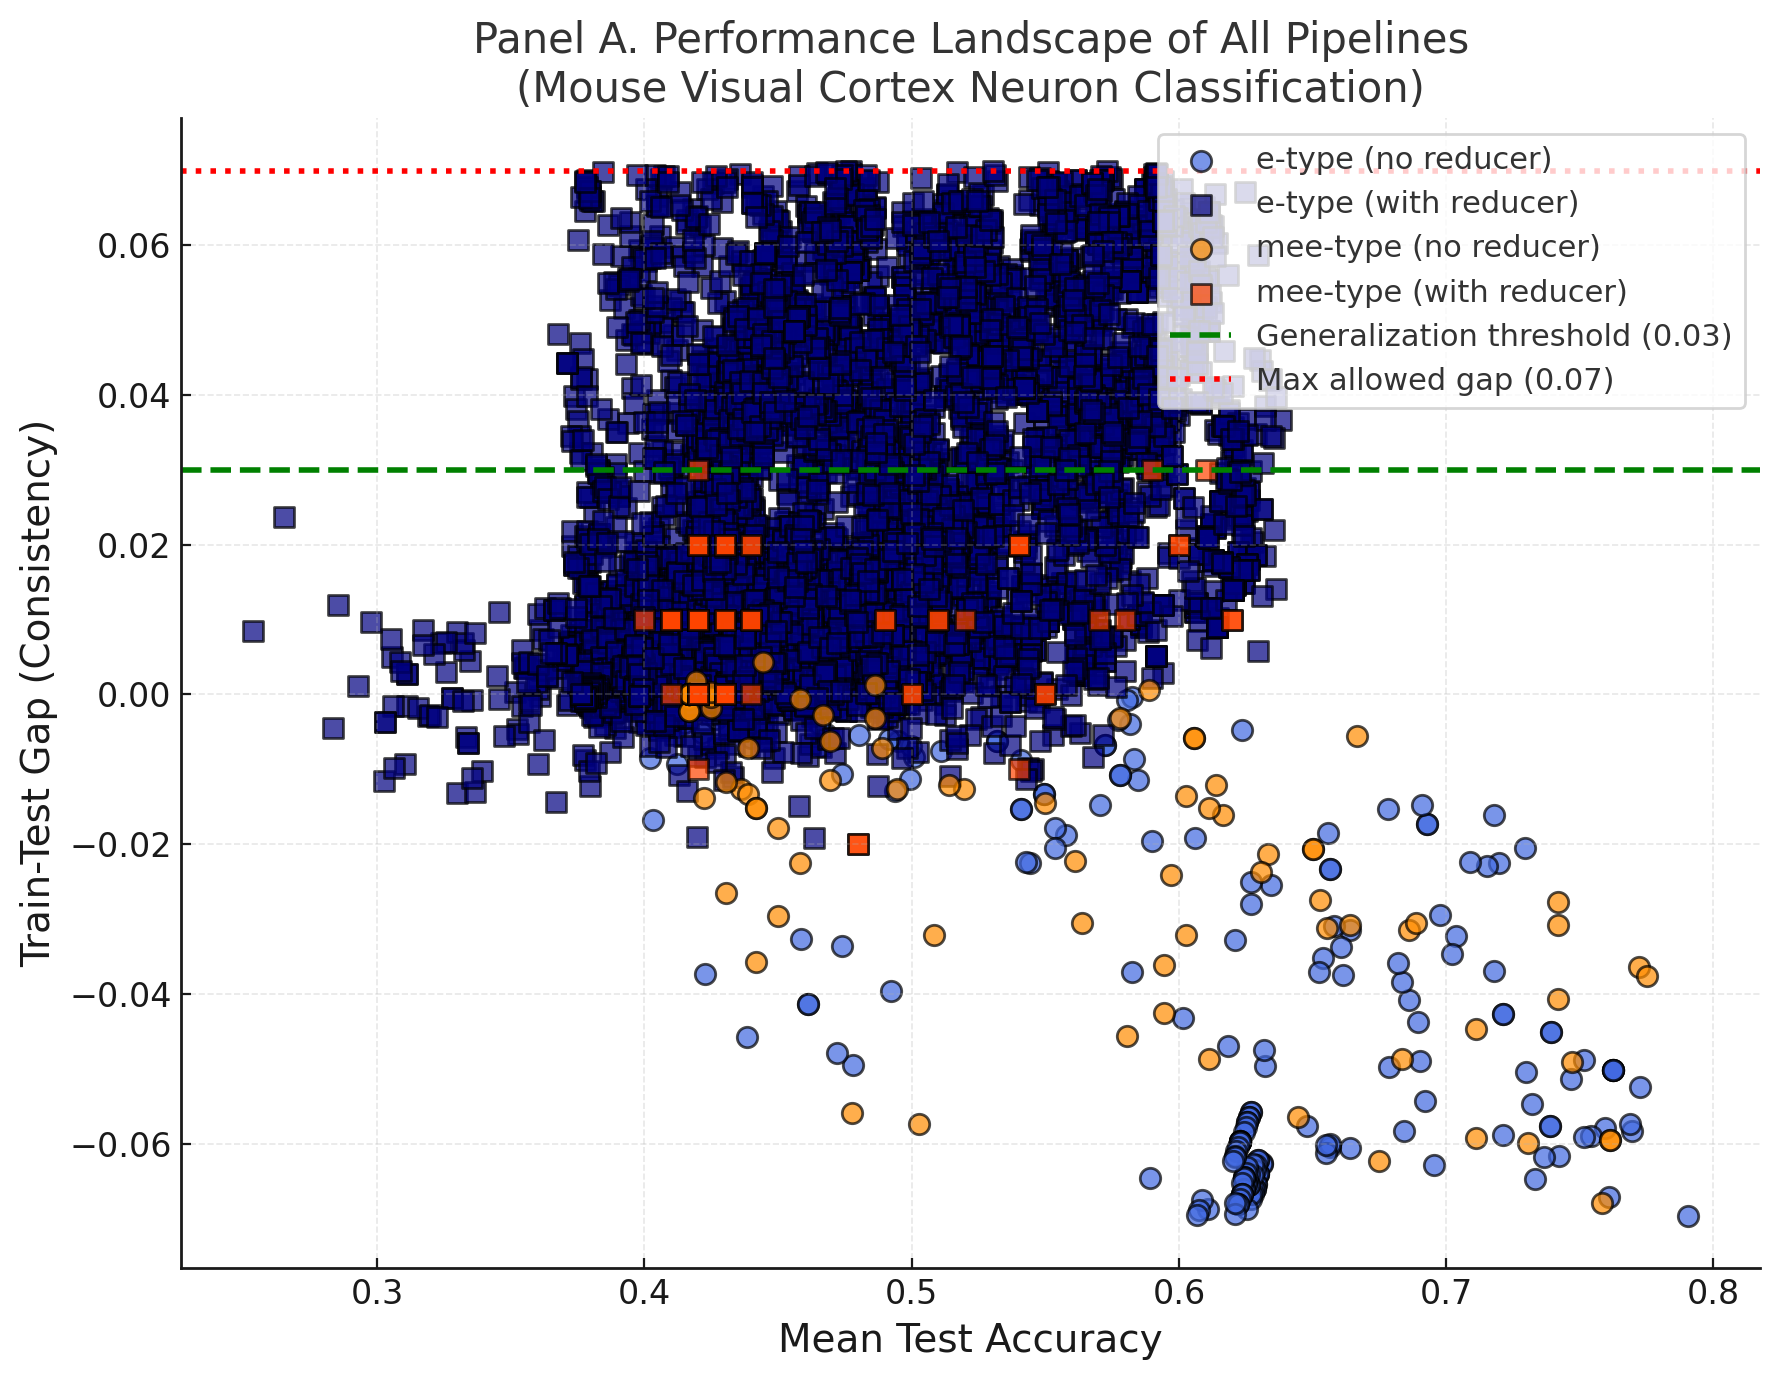

This chart was generated by the following Python code:
import pandas as pd
import matplotlib.pyplot as plt

# --- CHARGEMENT DES DONNÉES ---
excel = pd.ExcelFile("results_figure_2.xlsx")

# Configuration : couleurs, symboles, labels pour chaque condition
config = [
    ("e-type_without_reducer", 'royalblue', 'o', 'e-type (no reducer)'),
    ("e-type_with_reducer", 'navy', 's', 'e-type (with reducer)'),
    ("mee-type_without_reducer", 'darkorange', 'o', 'mee-type (no reducer)'),
    ("mee-type_with_reducer", 'orangered', 's', 'mee-type (with reducer)'),
]

plt.figure(figsize=(9, 7))

# --- SCATTERPLOT : UN GROUPE PAR CONDITION ---
for sheet, color, marker, label in config:
    df = excel.parse(sheet)
    plt.scatter(
        df['mean_test_score'], df['consistency'],
        label=label, alpha=0.7, c=color, marker=marker,
        edgecolor='k', s=54
    )

# --- LIGNES SEUILS ---
plt.axhline(0.03, color='green', linestyle='--', linewidth=2, label='Generalization threshold (0.03)')
plt.axhline(0.07, color='red', linestyle=':', linewidth=2, label='Max allowed gap (0.07)')

# --- FORMATTAGE FIGURE ---
plt.xlabel('Mean Test Accuracy', fontsize=14)
plt.ylabel('Train-Test Gap (Consistency)', fontsize=14)
plt.title('Panel A. Performance Landscape of All Pipelines\n(Mouse Visual Cortex Neuron Classification)', fontsize=15)
plt.legend(loc='upper right', fontsize=11)
plt.grid(True, which='both', alpha=0.3)
plt.tight_layout()
plt.show()
